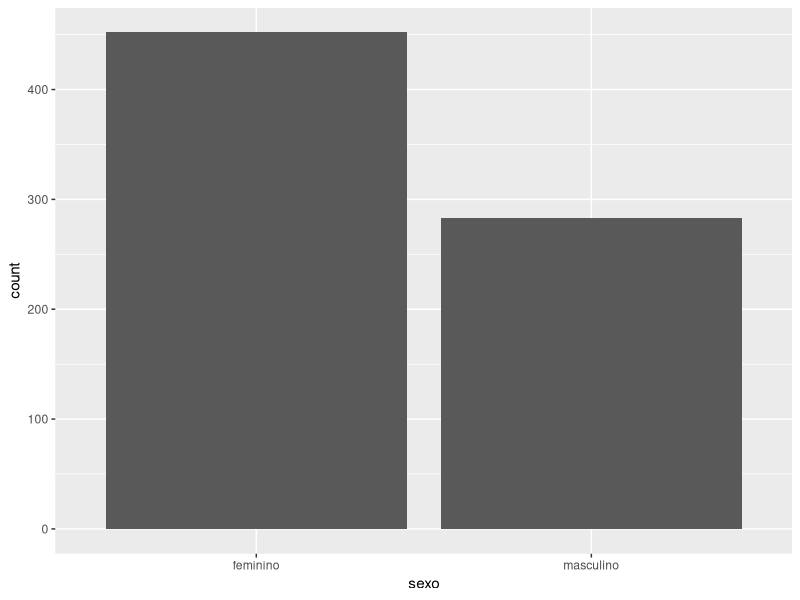
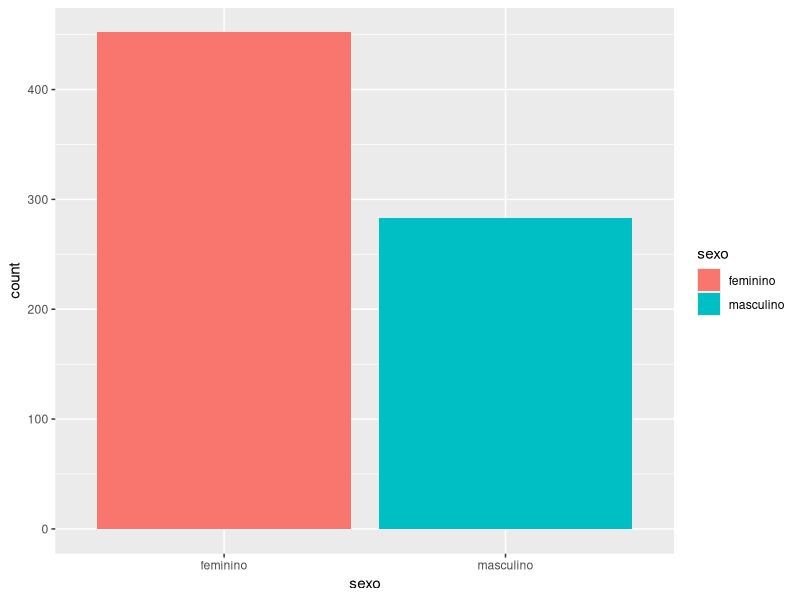
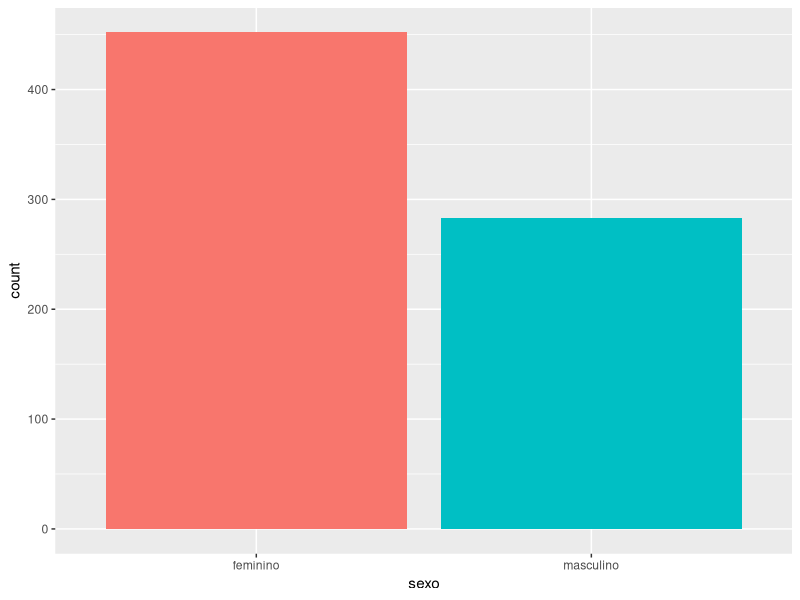
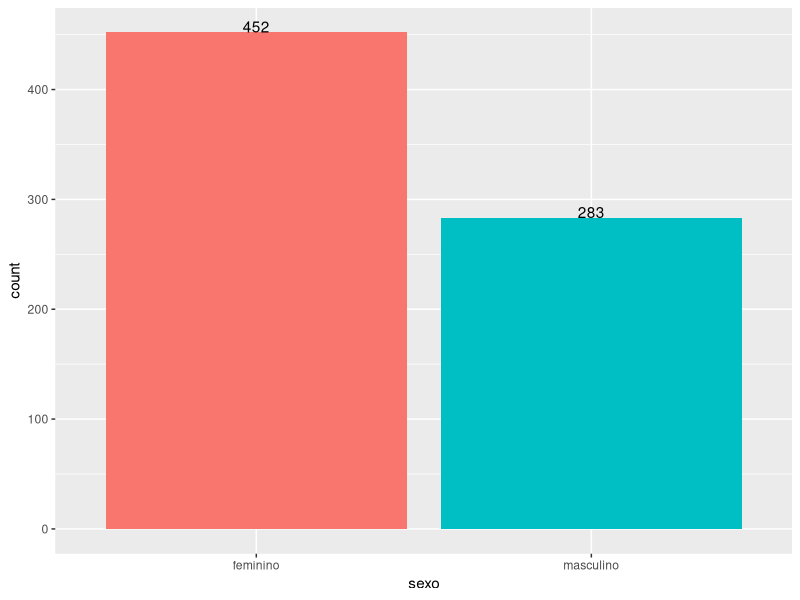
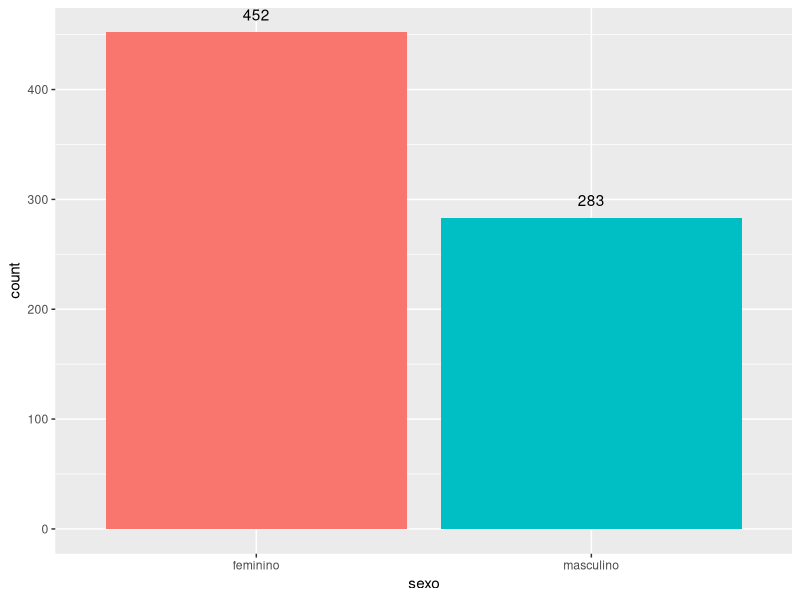
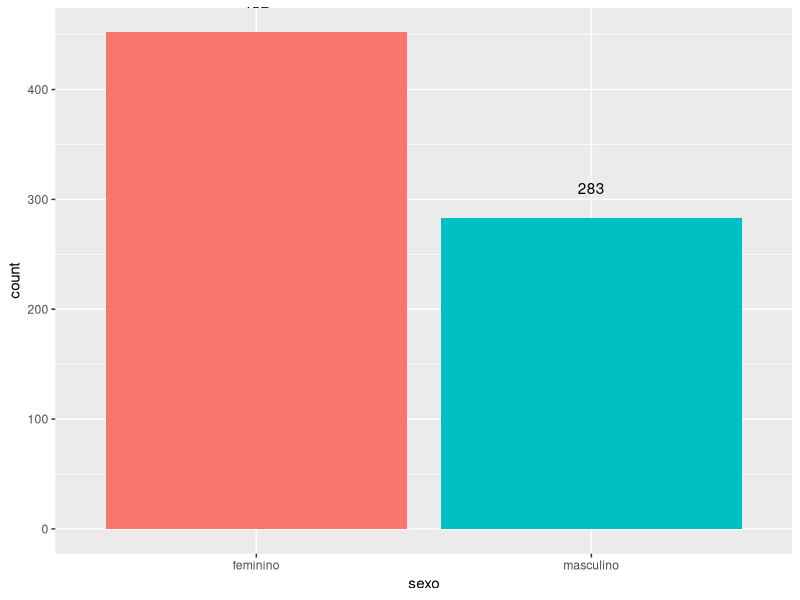
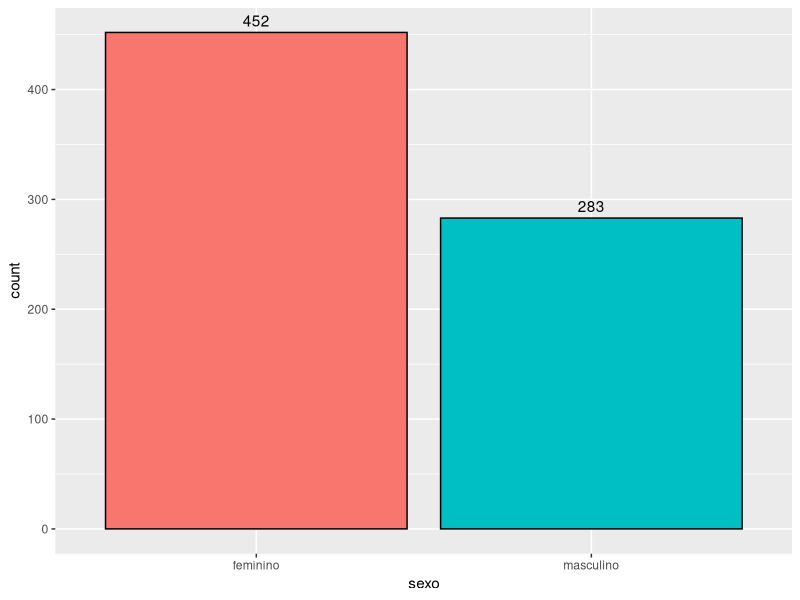
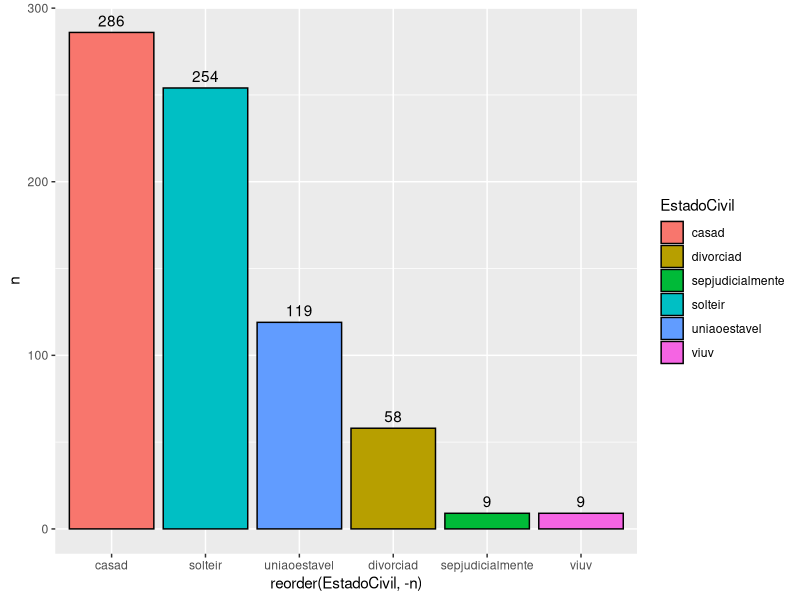

Recreate these plots in R, in order.
## ---- chunk 1
library(dplyr)
## ---- chunk 2
library(magrittr)
## ---- chunk 3
set.seed(100) # serve para que a geração de números aleatórios possa ser reproduzida

# função que divide por 10
div <- function(x){
  return(x/10)
}

# criando o vetor
y <- rnorm(20, 10, 1) # 20 números com média 10 e desvio 1

# calculando a média do vetor
mean(div(y))
## ---- chunk 4
set.seed(100)

# criando o vetor
y <- rnorm(20, 10, 1) # 20 números com média 10 e desvio 1

# calculando a média do vetor
y %>% div() %>% mean()

# se preferir um abaixo do outro:
y %>% 
  div() %>% 
  mean()
## ---- chunk 5
dados <- read.csv("dados.csv", header = TRUE, sep = "")
## ---- chunk 6
# visualizando a tabela - dados
dados[1:10,]
## ---- chunk 7
dados %>% 
  select(DataNascimento)
## ---- chunk 8
select(dados, DataNascimento)
## ---- chunk 9
dados %>% 
  select(sexo, idade)
## ---- chunk 10

## ---- chunk 11
dados %>% 
  filter(EstadoCivil == "solteir")
## ---- chunk 12

## ---- chunk 13
# Filtrando os soteiros e Professores
dados %>% 
  filter(EstadoCivil == "solteir", carreira == "PROFESSOR")
## ---- chunk 14
dados %>% 
  filter(EstadoCivil == "casad", idade > 30)
## ---- chunk 15
dados %>% 
  filter(EstadoCivil == "casad", idade > 30) %>% 
  select(-EstadoCivil)
## ---- chunk 16

## ---- chunk 17
dados %>% 
  filter(EstadoCivil == "casad" | EstadoCivil == "solteir",
         idade >= 50 & idade <= 60) %>% 
  select(idade, EstadoCivil, temposervico, BaseCalculoMensal)
## ---- chunk 18

## ---- chunk 19

## ---- chunk 20
dados %>% 
  filter(EstadoCivil != "casad", idade > 40) %>% 
  select(sexo, EstadoCivil, carreira, idade, BaseCalculoMensal)
## ---- chunk 21

## ---- chunk 22

## ---- chunk 23
dados %>% 
  arrange(idade)
## ---- chunk 24
dados %>% 
  arrange(idade, BaseCalculoMensal)
## ---- chunk 25
dados %>% 
  arrange(desc(idade), BaseCalculoMensal)
## ---- chunk 26


## ---- chunk 27
dados %>% 
  mutate(BaseCalculo6meses = BaseCalculoMensal * 6)
## ---- chunk 28
dados %>% 
  mutate(BaseCalculo6meses = BaseCalculoMensal * 6) %>% 
  select(idade, BaseCalculoMensal, BaseCalculo6meses)
## ---- chunk 29
dados %>% 
  filter(EstadoCivil == "solteir", idade >= 30 & idade <= 50) %>% 
  mutate(BaseCalculo6meses = BaseCalculoMensal * 13) %>% 
  arrange(idade, BaseCalculo6meses) %>% 
  select(sexo, idade, carreira, BaseCalculo6meses)
## ---- chunk 30
dados %>% 
  summarize(media_Base = mean(BaseCalculoMensal))

## ---- chunk 31
dados %>% 
  na.omit() %>% 
  summarize(media_Base = mean(BaseCalculoMensal))
## ---- chunk 32
dados %>% 
  na.omit() %>% 
  group_by(sexo) %>% 
  summarize(media = mean(BaseCalculoMensal))
## ---- chunk 33
dados <- na.omit(dados)
# conferir se tem NA
which(is.na(dados))
## ---- chunk 34
dados %>% 
  group_by(sexo) %>% 
  summarize(quantidade = n(), media = mean(BaseCalculoMensal), desvio_padrao = sd(BaseCalculoMensal))
## ---- chunk 35
dados %>%
  group_by(EstadoCivil) %>% 
  summarize(quantidade = n(), media = mean(BaseCalculoMensal), desvio_padrao = sd(BaseCalculoMensal))
## ---- chunk 36
dados %>% 
  group_by(sexo, EstadoCivil) %>% 
  summarize(quantidade = n(), media = mean(BaseCalculoMensal), desvio_padrao = sd(BaseCalculoMensal))
## ---- chunk 37

## ---- chunk 38
carreiras_base <- dados %>% 
  group_by(carreira) %>% 
  summarize(quantidade = n(), media = mean(BaseCalculoMensal), desvio_padrao = sd(BaseCalculoMensal))
## ---- chunk 39

## ---- chunk 40

## ---- chunk 41


## ---- chunk 42

## ---- chunk 43

## ---- chunk 44
library(ggplot2)
## ---- chunk 45
base <- read.csv("dados_estatisticas_final.csv", header = TRUE, sep = ",") # ver dados - criou com separador ","
head(base)
## ---- chunk 46
str(base)
## ---- chunk 47
# Vamos visualizar um gráfico de barras par o sexo
ggplot(data = base, mapping = aes(sexo)) + 
  geom_bar()
## ---- chunk 48
# decidi por salvar o código do ggplot() à variável "p"
p <- ggplot(data = base, mapping = aes(x = sexo, fill = sexo)) + 
  geom_bar()

# visualizar
print(p)
## ---- chunk 49
# Se você deseja saber a quantidade de pessoas para cada sexo, use a função table()
table(base$sexo)

# gráfico sem legenda
p <- p + guides(fill = FALSE)
print(p)
## ---- chunk 50
p + geom_text(stat="count", aes(label=..count..), vjust=0)
## ---- chunk 51
# ajustando para negativo, os valores se distanciam do eixo x
p + geom_text(stat="count", aes(label=..count..), vjust=-1)
p + geom_text(stat="count", aes(label=..count..), vjust=-2)
## ---- chunk 52
# adicionando um contorno preto
ggplot(data = base, mapping = aes(x = sexo, fill = sexo)) + 
  geom_bar(colour = "black") + 
  geom_text(stat="count", aes(label = ..count..), vjust=-0.5) +
  guides(fill = FALSE)
## ---- chunk 53
# gráfico de barras para Estado Civil em escala cinza

## ---- chunk 54
# gráfico de barras para Estado Civil colorido

## ---- chunk 55
# gráfico de barras para Estado Civil sem legenda

## ---- chunk 56
# gráfico de barras para Estado Civil sem legenda e com numeração acima das barras

## ---- chunk 57
# gráfico de barras para Estado Civil sem legenda e com numeração acima das barras e com contorno preto

## ---- chunk 58
# criando a variável `b` que representa a quantidade por estado civil. A função count() é da biblioteca dplyr.
b <- base %>%
      count(EstadoCivil)
# mostrando `b`
b

# criando o gráfico de barras para o estado civil ordenando de forma decrescente
ggplot(data = b, mapping = aes(x = reorder(EstadoCivil, -n), y = n, fill = EstadoCivil)) + 
  geom_bar(stat="identity", colour="black") +  
  geom_text(aes(label = n),vjust=-0.5) 
## ---- chunk 59

## ---- chunk 60

## ---- chunk 61

## ---- chunk 62

## ---- chunk 63
ggplot(base, aes(x = idade)) +
  geom_histogram()
## ---- chunk 64
ggplot(base, aes(x = idade)) +
  geom_histogram(bins = 30)
## ---- chunk 65
ggplot(base, aes(x = idade)) +
  geom_histogram(bins = 10)
## ---- chunk 66

## ---- chunk 67
# vamos usar o argumento fill para preencher a área com a cor e o alpha (entre 0 e 1) para tornar mais transparente

## ---- chunk 68
ggplot(base, aes(x = idade, fill = sexo, color = sexo) ) + 
  geom_histogram(bins = 15, alpha=0.6, position="identity") 
## ---- chunk 69


## ---- chunk 70
sol_cas_menor_2000 <- base %>% 
  filter(EstadoCivil == "solteir" | EstadoCivil == "casad", BaseCalculoMensal <= 2000)

ggplot(sol_cas_menor_2000, aes(x = BaseCalculoMensal, fill = EstadoCivil, color = EstadoCivil)) + 
  geom_histogram(bins = 20, alpha=0.5, position="identity") 
## ---- chunk 71

## ---- chunk 72
ggplot(base, aes(x = BaseCalculoMensal, fill = sexo, color = sexo)) +
  geom_histogram()

ggplot(base, aes(x = BaseCalculoMensal, fill = sexo, color = sexo)) +
  geom_histogram(bins = 20, alpha=0.6, position="identity")

## ---- chunk 73

## ---- chunk 74
ggplot(base) +
  geom_point(aes(x = idade, y = BaseCalculoMensal))
## ---- chunk 75
ggplot(base) +
  geom_point(aes(x = idade, y = BaseCalculoMensal, color = sexo))
## ---- chunk 76
ggplot(base) +
  geom_point(aes(x = idade, y = BaseCalculoMensal, color = EstadoCivil))
## ---- chunk 77
ggplot(base) +
  geom_point(aes(x = idade, y = BaseCalculoMensal, color = carreira))
## ---- chunk 78
base_carreiras <-base %>% 
  filter(carreira == "PROFESSOR" | carreira == "ENFERMEIRO" | carreira == "MOTORISTA" | carreira == "AG. COM. SAÚDE" | carreira == "AGENTE ADM.")

ggplot(base_carreiras) +
  geom_point(aes(x = idade, y = BaseCalculoMensal, color = carreira))
## ---- chunk 79
ggplot(base) +
  geom_boxplot(mapping = aes(x = sexo, y = BaseCalculoMensal))
## ---- chunk 80
ggplot(base) +
  geom_boxplot(mapping = aes(x = EstadoCivil, y = BaseCalculoMensal))
## ---- chunk 81

## ---- chunk 82



